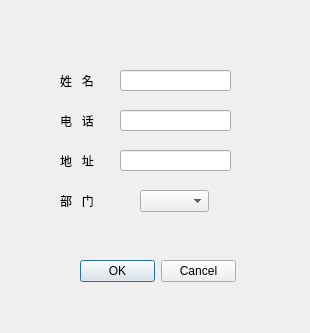
<?xml version="1.0" encoding="UTF-8"?>
<ui version="4.0">
 <class>AddPersonDialog</class>
 <widget class="QDialog" name="AddPersonDialog">
  <property name="geometry">
   <rect>
    <x>0</x>
    <y>0</y>
    <width>310</width>
    <height>333</height>
   </rect>
  </property>
  <property name="windowTitle">
   <string>Dialog</string>
  </property>
  <widget class="QLabel" name="label">
   <property name="geometry">
    <rect>
     <x>60</x>
     <y>70</y>
     <width>51</width>
     <height>21</height>
    </rect>
   </property>
   <property name="text">
    <string>姓   名</string>
   </property>
  </widget>
  <widget class="QLabel" name="label_3">
   <property name="geometry">
    <rect>
     <x>60</x>
     <y>110</y>
     <width>51</width>
     <height>21</height>
    </rect>
   </property>
   <property name="text">
    <string>电   话</string>
   </property>
  </widget>
  <widget class="QLabel" name="label_4">
   <property name="geometry">
    <rect>
     <x>60</x>
     <y>150</y>
     <width>51</width>
     <height>21</height>
    </rect>
   </property>
   <property name="text">
    <string>地   址</string>
   </property>
  </widget>
  <widget class="QLabel" name="label_5">
   <property name="geometry">
    <rect>
     <x>60</x>
     <y>190</y>
     <width>51</width>
     <height>21</height>
    </rect>
   </property>
   <property name="text">
    <string>部   门</string>
   </property>
  </widget>
  <widget class="QLineEdit" name="nameEdit">
   <property name="geometry">
    <rect>
     <x>120</x>
     <y>70</y>
     <width>111</width>
     <height>21</height>
    </rect>
   </property>
  </widget>
  <widget class="QLineEdit" name="phoneEdit">
   <property name="geometry">
    <rect>
     <x>120</x>
     <y>110</y>
     <width>111</width>
     <height>21</height>
    </rect>
   </property>
  </widget>
  <widget class="QLineEdit" name="addressEdit">
   <property name="geometry">
    <rect>
     <x>120</x>
     <y>150</y>
     <width>111</width>
     <height>21</height>
    </rect>
   </property>
  </widget>
  <widget class="QComboBox" name="departmentComboBox">
   <property name="geometry">
    <rect>
     <x>140</x>
     <y>190</y>
     <width>69</width>
     <height>22</height>
    </rect>
   </property>
  </widget>
  <widget class="QDialogButtonBox" name="buttonBox">
   <property name="geometry">
    <rect>
     <x>80</x>
     <y>260</y>
     <width>156</width>
     <height>23</height>
    </rect>
   </property>
   <property name="standardButtons">
    <set>QDialogButtonBox::Cancel|QDialogButtonBox::Ok</set>
   </property>
  </widget>
 </widget>
 <resources/>
 <connections/>
</ui>
